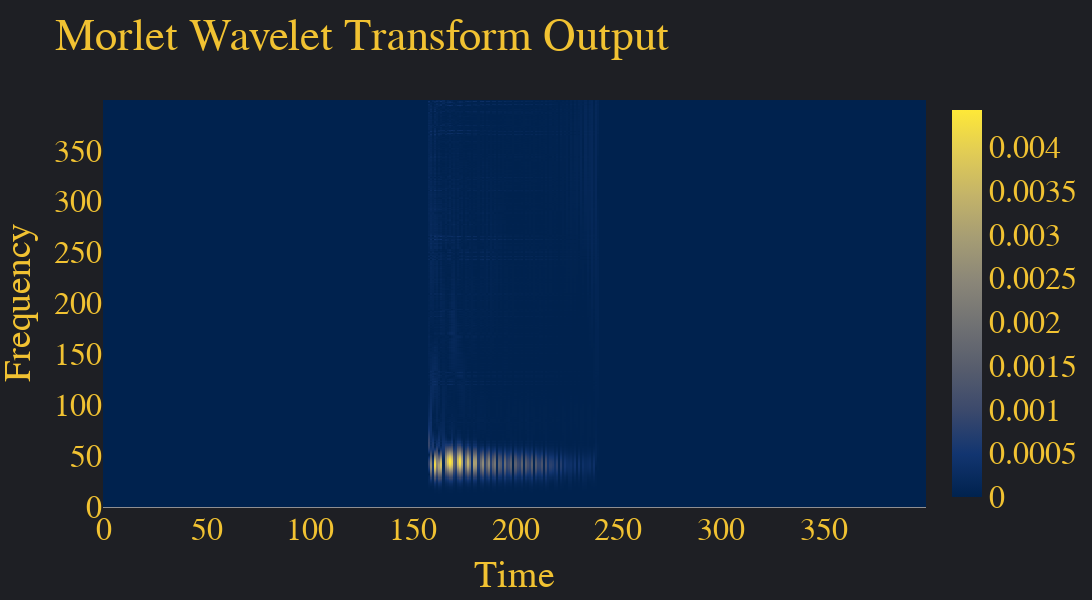

Here is the notebook cell this chart was saved with:
### Code cell
layout = go.Layout(
    paper_bgcolor='rgba(30,31,36,255)',
    plot_bgcolor='rgba(30,31,36,255)',
    font=dict(
        family='Overpass, monospace',
        size=32,
        color="rgb(241, 194, 50)"
    ),
    legend=dict(orientation="h")
)
fig = go.Figure(data=[
    # go.Scatter(x=pm_time,y=strain,line=dict(color="#ffcc52"),name="Complete Strain"),
    # go.Scatter(x=pomtime,y=o,name="Postmerger Strain"),
    # go.Scatter(x=pomtime,y=o1dot5,line=dict(color="#cc8841"),name = "Postmerger Strain After Plank Window")
    # go.Scatter(x=pomtime,y=pw,line=dict(color="#cc8841"),name = "Postmerger Strain After Plank Window")
    # go.Scatter(y=wavelet)
    go.Heatmap(z = o2dot5,colorscale="cividis")
], layout=layout)
fig.update_layout(
    autosize=False,
    width=1300,
    height=600,)
fig.update_layout(title='Morlet Wavelet Transform Output',
                  xaxis_title='Time',
                  yaxis_title='Frequency')
fig.update_layout(legend=dict(yanchor="middle",
                  y=1.1, xanchor="center", x=0.5))
io.write_image(fig, "./plots/wides/sg.png", format="png")

fig.show()

### Figure 1 — Plotly figure (JSON) as saved in the notebook; plotly's stock layout.template omitted (floating-point values rounded to 4 significant figures; data arrays with more than 128 entries replaced by an {"elided": "..."} marker saying what was removed)
{"data": [{"colorscale": [[0, "#00224e"], [0.1111, "#123570"], [0.2222, "#3b496c"], [0.3333, "#575d6d"], [0.4444, "#707173"], [0.5556, "#8a8678"], [0.6667, "#a59c74"], [0.7778, "#c3b369"], [0.8889, "#e1cc55"], [1, "#fee838"]], "type": "heatmap", "z": {"elided": "400x400 float values"}}], "layout": {"autosize": false, "font": {"color": "rgb(241, 194, 50)", "family": "Overpass, monospace", "size": 32}, "height": 600, "legend": {"orientation": "h", "x": 0.5, "xanchor": "center", "y": 1.1, "yanchor": "middle"}, "paper_bgcolor": "rgba(30,31,36,255)", "plot_bgcolor": "rgba(30,31,36,255)", "title": {"text": "Morlet Wavelet Transform Output"}, "width": 1300, "xaxis": {"title": {"text": "Time"}}, "yaxis": {"title": {"text": "Frequency"}}}}
